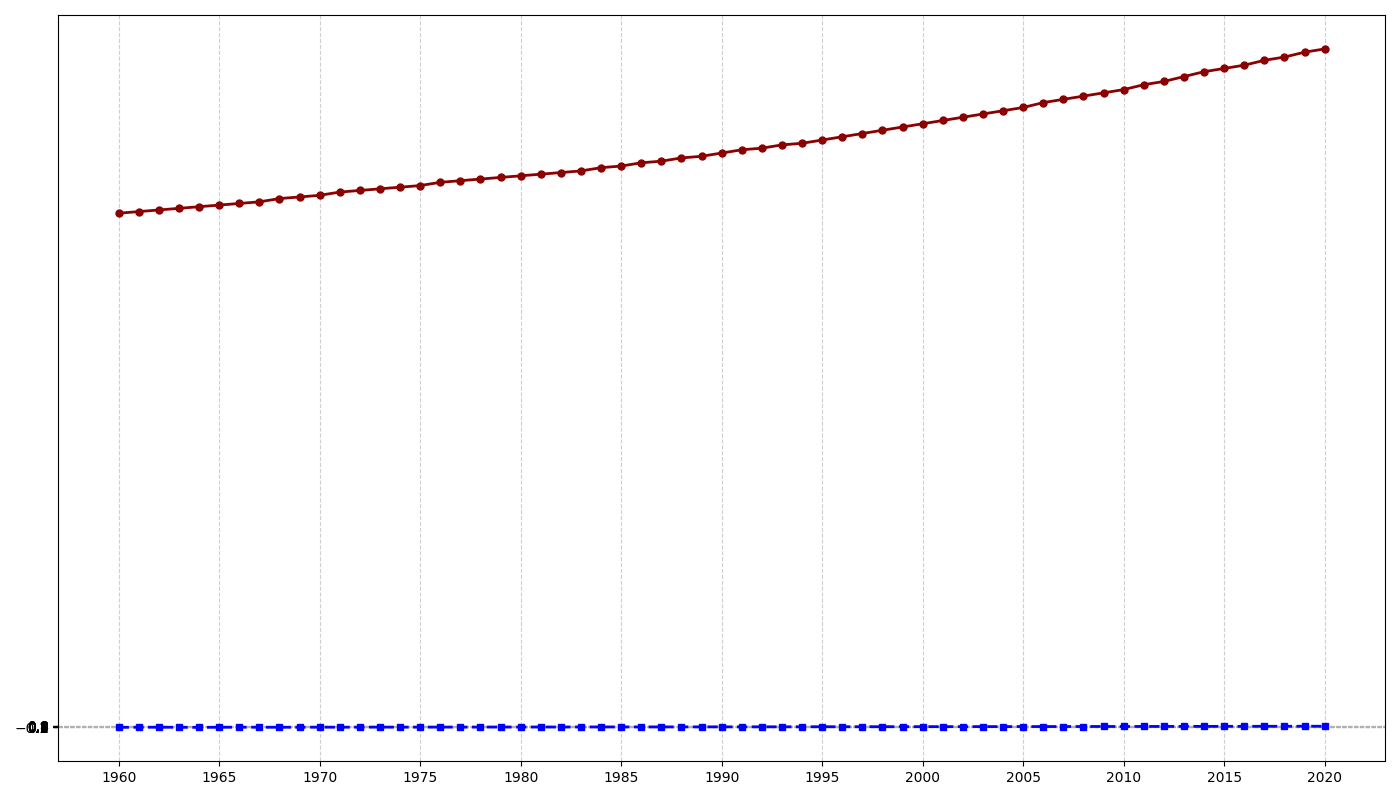

Source code (Python):
import matplotlib.pyplot as plt
import numpy as np

years = np.arange(1960, 2021)
co2_levels = [
    316, 317, 318, 319, 320, 321, 322, 323, 325, 326,
    327, 329, 330, 331, 332, 333, 335, 336, 337, 338,
    339, 340, 341, 342, 344, 345, 347, 348, 350, 351,
    353, 355, 356, 358, 359, 361, 363, 365, 367, 369,
    371, 373, 375, 377, 379, 381, 384, 386, 388, 390,
    392, 395, 397, 400, 403, 405, 407, 410, 412, 415,
    417
]

temperature_anomalies = [
    -0.02, 0.01, 0.03, 0.00, -0.05, 0.00, 0.05, 0.02, 0.01, 0.03,
    0.06, 0.04, 0.07, 0.10, 0.08, 0.09, 0.12, 0.10, 0.13, 0.15,
    0.14, 0.17, 0.15, 0.18, 0.19, 0.21, 0.20, 0.23, 0.22, 0.24,
    0.26, 0.25, 0.28, 0.27, 0.30, 0.33, 0.32, 0.35, 0.34, 0.38,
    0.37, 0.40, 0.39, 0.42, 0.41, 0.45, 0.43, 0.47, 0.46, 0.50,
    0.48, 0.52, 0.51, 0.55, 0.54, 0.58, 0.57, 0.61, 0.60, 0.64, 
    0.63
]

fig, ax = plt.subplots(figsize=(14, 8))

ax.plot(years, co2_levels, color='darkred', linestyle='-', marker='o', markersize=5, linewidth=2)
ax.plot(years, temperature_anomalies, color='blue', linestyle='--', marker='s', markersize=5, linewidth=2)
ax.grid(True, linestyle='--', alpha=0.6)

ax.set_xticks(np.arange(1960, 2021, 5))
ax.set_yticks(np.arange(-0.1, 1.0, 0.1))

plt.tight_layout()
plt.show()
